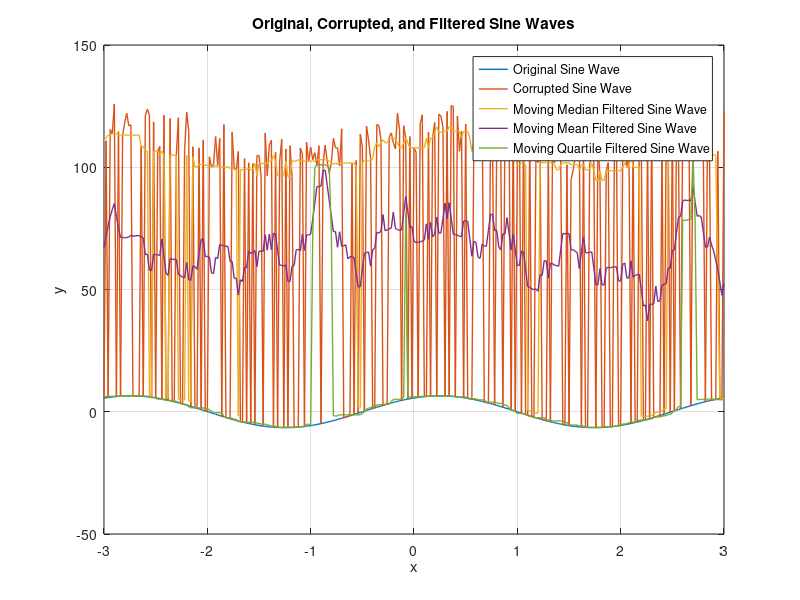

Recreate this plot in MATLAB.
x = [-3: 0.02: 3]; %Values from -3 to 3 at steps of 0.02
y = 6.5*sin(2.1*x + pi/3); %Applying function to my input x

n = numel(x); %Total no. of elements
f=0.6;
k = round(f*n); %Number of points to be experimented
indices_to_corrupt = randperm(n, k); %These are indices that will be corrupted
corrupt_values = 100 + (120 - 100) * rand(size(indices_to_corrupt)); %These are the values of the noises
z=y; %Copying y to z
z(indices_to_corrupt) = z(indices_to_corrupt) + corrupt_values; %Noise added to the graph

ymedian = zeros(size(z));
yquartile = zeros(size(z));
ymean = zeros(size(z));

for i = 1:numel(z)
    % Define the neighbourhood indices
    left_index = max(1, i - 8);
    right_index = min(numel(z), i + 8);
    neighbourhood = z(left_index:right_index);
    
    % Calculate the median of the neighbourhood
    ymedian(i) = median(neighbourhood);
    ymean(i) = mean(neighbourhood);
    yquartile(i) = prctile(neighbourhood, 25);
end

figure;
plot(x, y, 'LineWidth', 1, 'DisplayName', 'Original Sine Wave');
hold on;
plot(x, z, 'LineWidth', 1, 'DisplayName', 'Corrupted Sine Wave');
plot(x, ymedian, 'LineWidth', 1, 'DisplayName', 'Moving Median Filtered Sine Wave');
plot(x, ymean, 'LineWidth', 1, 'DisplayName', 'Moving Mean Filtered Sine Wave');
plot(x, yquartile, 'LineWidth', 1, 'DisplayName', 'Moving Quartile Filtered Sine Wave');
hold off;

title('Original, Corrupted, and Filtered Sine Waves');
xlabel('x');
ylabel('y');
legend('Location', 'best');
grid on;

% Calculating Error for moving median filtering
error_median = sum((y - ymedian).^2) / sum(y.^2);

% Calculating Error for moving mean filtering
error_mean = sum((y - ymean).^2) / sum(y.^2);

% Calculating Error for moving quartile filtering
error_quartile = sum((y - yquartile).^2) / sum(y.^2);

% Print Error values
fprintf('Error for Moving Median Filtering: %.4f\n', error_median);
fprintf('Error for Moving Mean Filtering: %.4f\n', error_mean);
fprintf('Error for Moving Quartile Filtering: %.4f\n', error_quartile);
